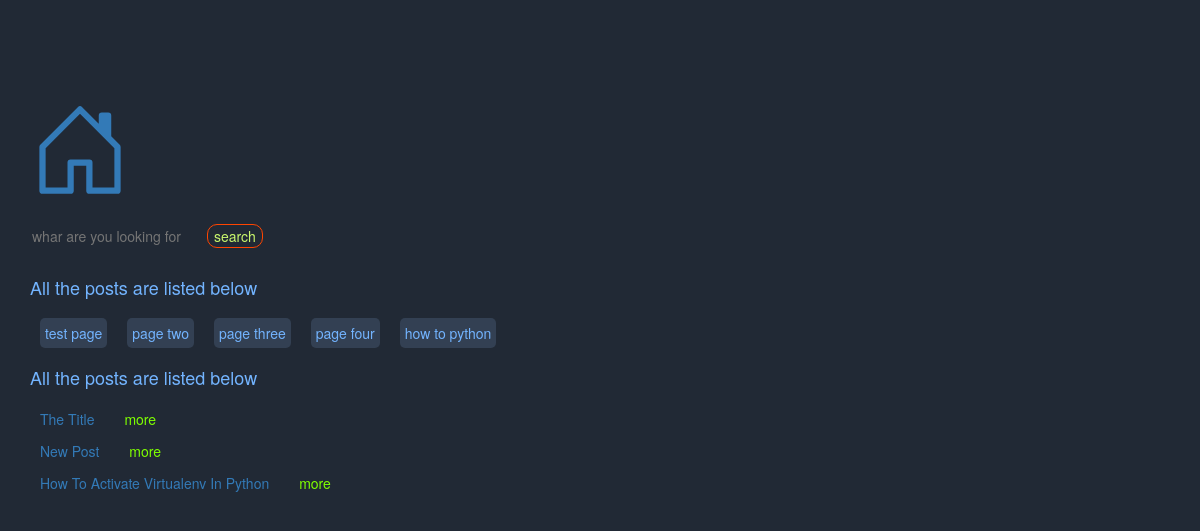
Before: / with the older database file.
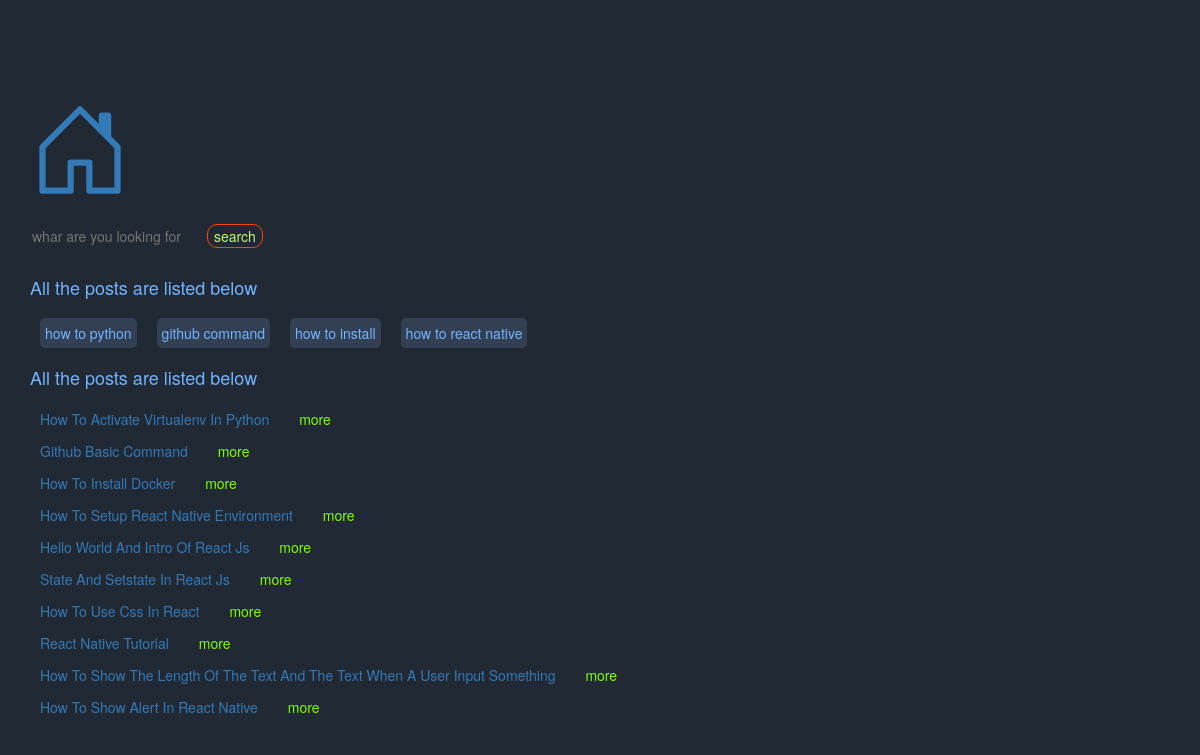
After: the same page with the newer database file.
### data/models.py (models this page shows, shortened)
class category(models.Model):
    tittle = models.CharField(max_length=100 , default= "")
    data = models.TextField(null=True , blank= True)
    pdf = models.FileField(null=True , blank= True)
    slug = models.SlugField(max_length=200, null=True , blank= True)

class Post(models.Model):
    tittle = models.CharField(max_length=100 , default= "")
    category = models.CharField(max_length=100 , default= "")
    data = models.TextField(null=True , blank= True)
    pdf = models.FileField(null=True , blank= True)
    slug = models.SlugField(max_length=200, null=True , blank= True)

### data/views.py (the view)
# urls.py: path('', views.index , name = "index"),
def index(request):
    data = Post.objects.all()
    lessons = category.objects.all()
    return render(request , 'index.html' , {'data':data,'lessons':lessons})

### data/templates/index.html (shortened to what this page needs)
{% load static %}
<!DOCTYPE html>
<html lang="en">
    <head>
        <link rel="stylesheet" href="https://maxcdn.bootstrapcdn.com/bootstrap/3.3.6/css/bootstrap.min.css">
        <link rel="stylesheet" href="{% static 'style.css' %}"/>
    </head>
    <body>
        <div class="container" style="margin-bottom:20px; margin-top: 100px;">
            <a href="/">
            </a>
        </div>
        <div class="container search">
            <form action="/search" method="POST">
                <input name = "text" placeholder="whar are you looking for"/>
                <button type="submit">search</button>
            </form>
        </div>
        <br>
        {% block content %}
        <div class="container">
            <h4>All the posts are listed below</h4>
        </div>
            <div class="container">
                <div class="page">
                    {% for item in lessons %}
                            <a href="page/{{ item.slug }}">{{ item.tittle }}</a>
                    {% endfor %}
                </div>
            </div>
            <div class="container">
                <h4>All the posts are listed below</h4>
            </div>
            <div class="container">
                {% for item in data %}
                    <div class="list">
                        <a href="post/{{ item.slug }}">{{ item.tittle }}</a>
                        <button type="button" data-toggle="collapse" data-target="#{{ item.id }}">more</button>
                    </div>
                {% endfor %}
            </div>
        {% endblock %}
    </body>
</html>

### data/static/style.css (style rules this page uses)
body { background-color: rgb(33, 41, 53); }
.list { margin: 10px; }
.list a { text-decoration: none; text-transform: capitalize; padding-right: 20px; }
.list button { border: none; color: chartreuse; background-color: rgb(33, 41, 53); }
.page { display: flex; flex-direction: row; flex-wrap: wrap; }
.page a { background-color: rgb(51, 64, 83); margin: 10px; padding: 5px; text-decoration: none; border-radius: 5px; color: rgb(115, 180, 255); }
h4 { color: rgb(115, 180, 255) ; }
input { background-color: rgb(33, 41, 53); border: none; color: yellowgreen; }
.search button { border: 1px solid orangered; border-radius: 10px; color: rgb(201, 247, 109); background-color: rgb(33, 41, 53); }

Changed rows visible on the page:
removed category: tittle "test page"
removed category: tittle "page two"
removed category: tittle "page three"
removed category: tittle "page four"
removed Post: tittle "The Title"
removed Post: tittle "New Post"
added category: tittle "github command"
added category: tittle "how to install"
added category: tittle "how to react native"
added Post: tittle "Github Basic Command"
added Post: tittle "How To Install Docker"
added Post: tittle "How To Setup React Native Environment"
added Post: tittle "Hello World And Intro Of React Js"
added Post: tittle "State And Setstate In React Js"
added Post: tittle "How To Use Css In React"
added Post: tittle "React Native Tutorial"
added Post: tittle "How To Show The Length Of The Text And The Text When A User Input Something"
added Post: tittle "How To Show Alert In React Native"
